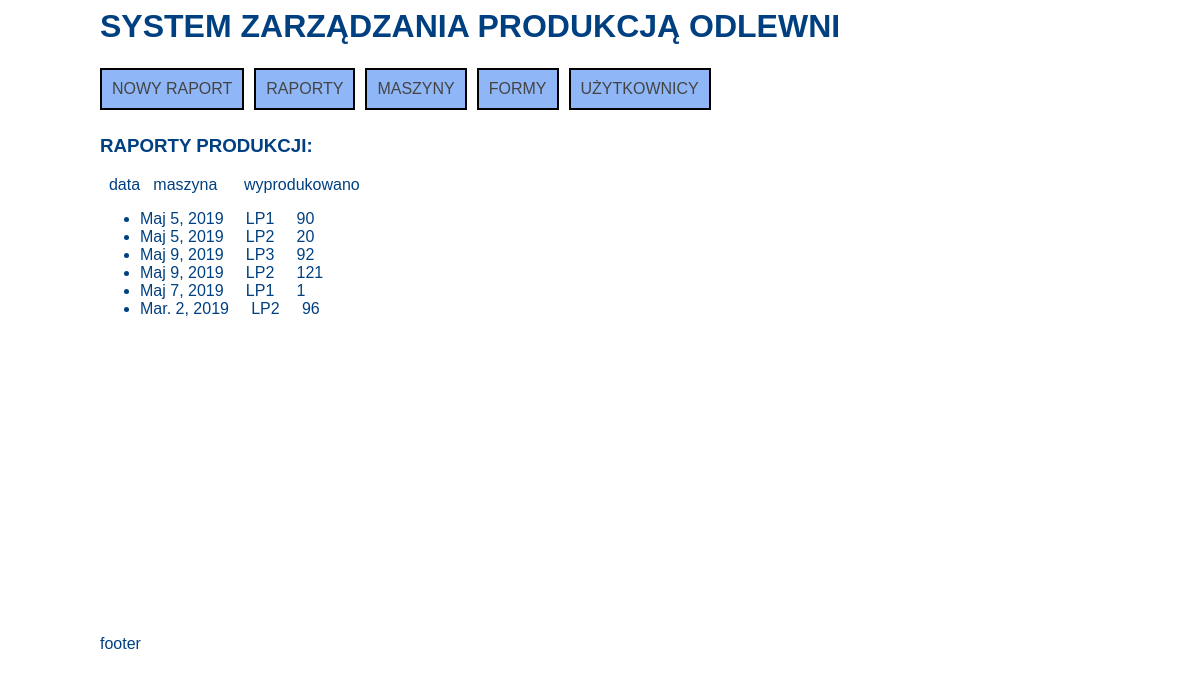
Screenshot of /raporty/ with the database file from the repository.
### App_Baza/models.py (models this page shows, shortened)
class Production(models.Model):
    shift_date = models.DateField(auto_now=False,default=datetime.now)
    Machine = models.ForeignKey(Machine, on_delete=models.CASCADE, blank=False, null=True)
    Production_Value = models.IntegerField(default=0)
    class Meta:
        verbose_name        = "Produkcja"
        verbose_name_plural = "Produkcja"

class Machine(models.Model):
    def __str__(self):
        return self.Name
    Code_Name = models.CharField(max_length=60)
    Name = models.CharField(max_length=60)
    Status = models.IntegerField(blank=True)
    Form_Forms = models.ForeignKey(Forms,on_delete=models.CASCADE,blank=True,null=True)
    Current_Shoots = models.IntegerField(default=0)
    Total_Shoots = models.IntegerField(default=0)
    class Meta:
        verbose_name        = "Maszyna"
        verbose_name_plural = "Maszyny"

### App_Baza/views.py (the view)
# urls.py: path('raporty/', raporty_view, name='raporty'),
def raporty_view(request):
    raporty = Production.objects.all()
    context = {'raporty':raporty}
    return render(request, 'raporty_view.html',context)

### App_Baza/templates/raporty_view.html
{% extends "baza.html" %}
{% block main %}
<h3>RAPORTY PRODUKCJI:</h3>
&nbsp;&nbsp;data&nbsp;&nbsp; maszyna &nbsp; &nbsp;&nbsp; wyprodukowano
{% if raporty %}
    <ul>
    {% for rap in raporty %}
        <li>{{ rap.shift_date }}  	&nbsp; 	&nbsp;
            {{ rap.Machine }} 	    &nbsp; 	&nbsp;
            {{ rap.Production_Value }}
        </li>
    {% endfor %}
    </ul>
{% else %}
    <p>No raports are available.</p>
{% endif %}
{% endblock main %}

### App_Baza/static/style.css (style rules this page uses)
body { background: white; font-family: 'Arial'; color:#004080; }

### rows the page displays
Production: shift_date "Maj 5, 2019", Machine "LP1", Production_Value "90"
Production: shift_date "Maj 5, 2019", Machine "LP2", Production_Value "20"
Production: shift_date "Maj 9, 2019", Machine "LP3", Production_Value "92"
Production: shift_date "Maj 9, 2019", Machine "LP2", Production_Value "121"
Production: shift_date "Maj 7, 2019", Machine "LP1", Production_Value "1"
Production: shift_date "Mar. 2, 2019", Machine "LP2", Production_Value "96"
